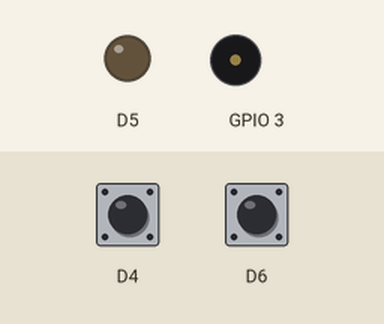
This sketch was run on a simulated ESP8266 (NodeMCU). On the bench: output pins drawn as LEDs (lit = HIGH), buzzer (waves = sounding). The inputs (shaded band) are chosen by the test bench; at power-on: D4 HIGH, D6 HIGH. Random numbers use the default seed unless the sketch sets one; what the sketch prints to the serial monitor is not drawn.

Above: at 1.2 s.
1.3 s: D4 pulled LOW for 0.15 s
At 2.4 s:
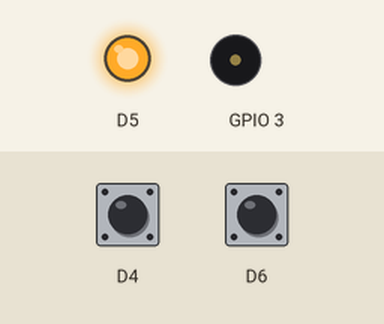
4.4 s: D6 pulled LOW for 0.15 s
At 5.2 s:
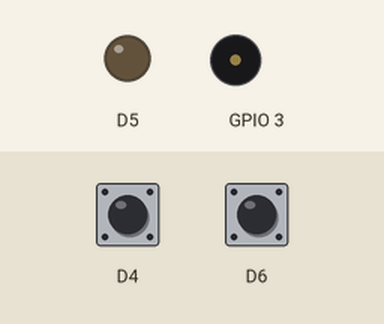
6.0 s: D4 pulled LOW for 1 s
At 8.3 s:
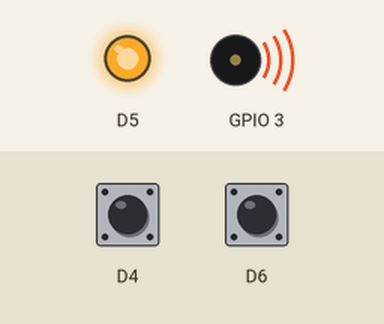
8.6 s: D6 pulled LOW for 1 s
At 9.6 s:
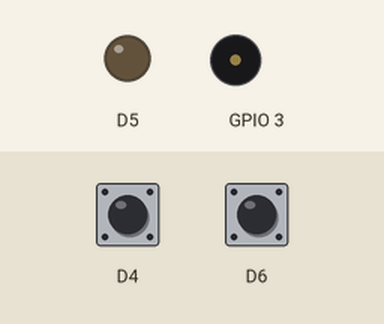
11.1 s: D4 pulled LOW for 3.2 s
At 12.2 s:
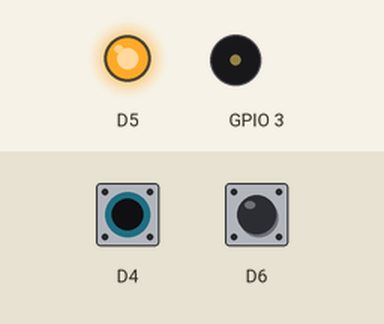
Timing chart, 0 to 15.3 s (numbered marks = the images above; inputs shaded):
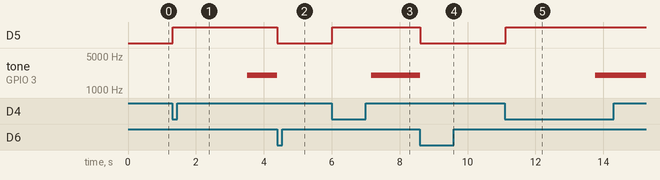

The sketch:

game.ino
```cpp
enum State { WAIT, READY, GO };
State st = WAIT;
unsigned long t0, waitMs, goTime;

int  stable = HIGH, lastRead = HIGH;
unsigned long tChange = 0, tDown = 0;
bool justPressed = false;
unsigned long released = 0;
void readButton()
{
  justPressed = false;
  released = 0;
  int r = digitalRead(D4);
  if (r != lastRead)
  {
    lastRead = r;
    tChange = millis();
  }
  if (millis() - tChange > 20 && r != stable)
  {
    stable = r;
    if (stable == LOW)
    {
      justPressed = true;
      tDown = millis();
    }
    else
    {
      released = millis() - tDown;
    }
  }
}

// ---- D6 = 반응 버튼 ----
int  last6 = HIGH;
bool hit6  = false;                       // 이번 loop 에서 막 눌렸다
void readHit()
{
  int r = digitalRead(D6);
  hit6 = (last6 == HIGH && r == LOW);     // HIGH → LOW 순간
  last6 = r;
}

void setup()
{
  Serial.begin(9600);
  pinMode(D4, INPUT_PULLUP);    // 시작 버튼
  pinMode(D6, INPUT_PULLUP);    // 반응 버튼
  pinMode(D9, OUTPUT);          // 부저
  pinMode(D13, OUTPUT);         // 보드 LED
  randomSeed(analogRead(A0));
  Serial.println("D4 를 누르면 시작!");
}

void loop()
{
  readButton();
  readHit();                    // D4, D6 둘 다 읽기
  switch (st)
  {
    case WAIT:
      if (justPressed)          // D4 = 시작
      {
        waitMs = random(1000, 4000);
        t0 = millis();
        digitalWrite(D13, HIGH);
        st = READY;
      }
      break;

    case READY:
      if (hit6)                 // D6 = 반칙!
      {
        Serial.println("부정출발!");
        tone(D9, 200, 600);
        digitalWrite(D13, LOW);
        st = WAIT;
      }
      else if (millis() - t0 > waitMs)
      {
        tone(D9, 2000);
        goTime = millis();
        st = GO;
      }
      break;

    case GO:
      if (hit6)                 // D6 = 정답
      {
        noTone(D9);
        digitalWrite(D13, LOW);
        Serial.print("반응시간 ms: ");
        Serial.println(millis() - goTime);
        st = WAIT;
      }
      break;
  }
}
```

Measured:
- after the input at 1.3 s, D5: LOW → HIGH at once; tone on GPIO 3: silent → 2000 Hz after 2.2 s
- after the input at 4.4 s, D5: HIGH → LOW at once; tone on GPIO 3: 2000 Hz → silent at once
- after the input at 6.0 s, D5: LOW → HIGH at once; tone on GPIO 3: silent → 2000 Hz after 1.2 s
- after the input at 8.6 s, D5: HIGH → LOW at once; tone on GPIO 3: 2000 Hz → silent at once
- after the input at 11.1 s, D5: LOW → HIGH at once; tone on GPIO 3: silent → 2000 Hz after 2.7 s
